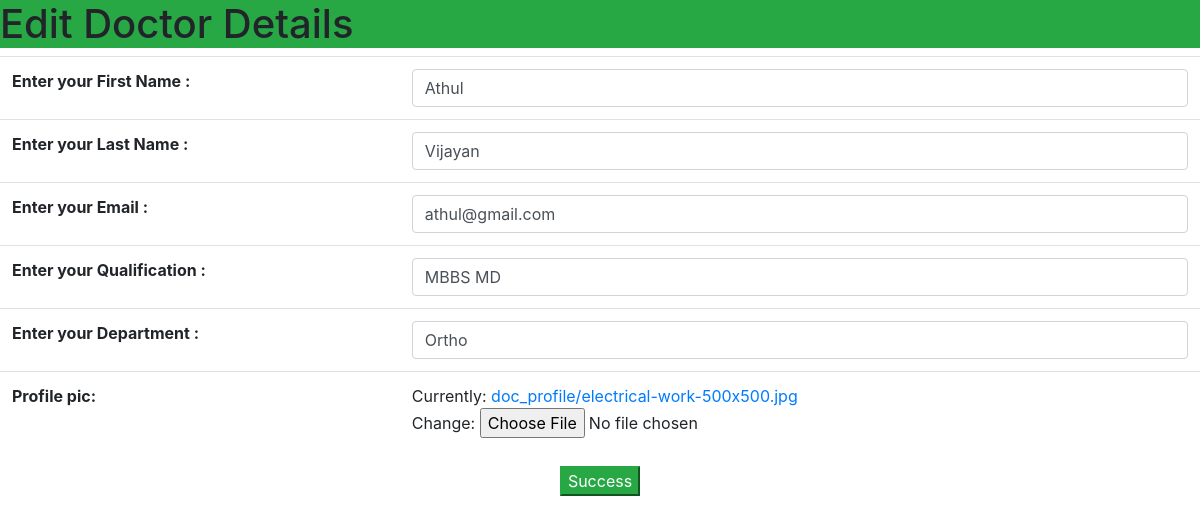
The page /doc/editdoc/2 (signed in) on the database its author committed.
### doctor/models.py (models this page shows)
class Doctor(models.Model):
    first_name=models.CharField(max_length=100,verbose_name="Enter your First Name ")
    last_name=models.CharField(max_length=100,verbose_name="Enter your Last Name ")
    email=models.EmailField(verbose_name="Enter your Email ")
    qualification=models.CharField(max_length=100,verbose_name="Enter your Qualification ")
    dept=models.CharField(max_length=100,verbose_name="Enter your Department ")
    profile_pic=models.ImageField(upload_to="doc_profile",null=True)

### doctor/views.py (the view, shortened to what this page needs)
# urls.py: path('editdoc/<int:did>',Editdoctor.as_view(),name="editdoc")
@method_decorator(signin_required,name="dispatch")
class Editdoctor(View):
    def get(self,request,*args,**kwargs):
        id=kwargs.get("did")
        doc=Doctor.objects.get(id=id)
        form=Docterform(instance=doc)
        return render(request,"editdoctor.html",{"form":form})

### doctor/forms.py
class Docterform(forms.ModelForm):
    class Meta:
        model=Doctor
        fields="__all__"
        widgets={
            "first_name":forms.TextInput(attrs={"class":"form-control"}),
            "last_name":forms.TextInput(attrs={"class":"form-control"}),
            "email":forms.TextInput(attrs={"class":"form-control"}),
            "qualification":forms.TextInput(attrs={"class":"form-control"}),
            "dept":forms.TextInput(attrs={"class":"form-control"})
        }

### doctor/views.py (called while the page is built)
def signin_required(fn):
    def inner(request,*args,**kwargs):
        if request.user.is_authenticated:
            return fn(request,*args,**kwargs)
        else:
            messages.error(request,"login required")
            return redirect("login")
    return inner

### doctor/templates/editdoctor.html (shortened to what this page needs)
<!doctype html>
<html lang="en">
  <head>
    <link rel="stylesheet" href="https://stackpath.bootstrapcdn.com/bootstrap/4.3.1/css/bootstrap.min.css">
  </head>
  <body>
  <h1 class="bg-success">Edit Doctor Details</h1>
  <form enctype="multipart/form-data" method="post">
    <table class="table">
        {{form.as_table}}
    </table>
    <div align="center">
        <button class="btn-success">Success</button>
    </div>
  </form>
</body>
</html>

### rows shown on the page
Doctor: first_name "Athul", last_name "Vijayan", email "athul@gmail.com", qualification "MBBS MD", dept "Ortho"
